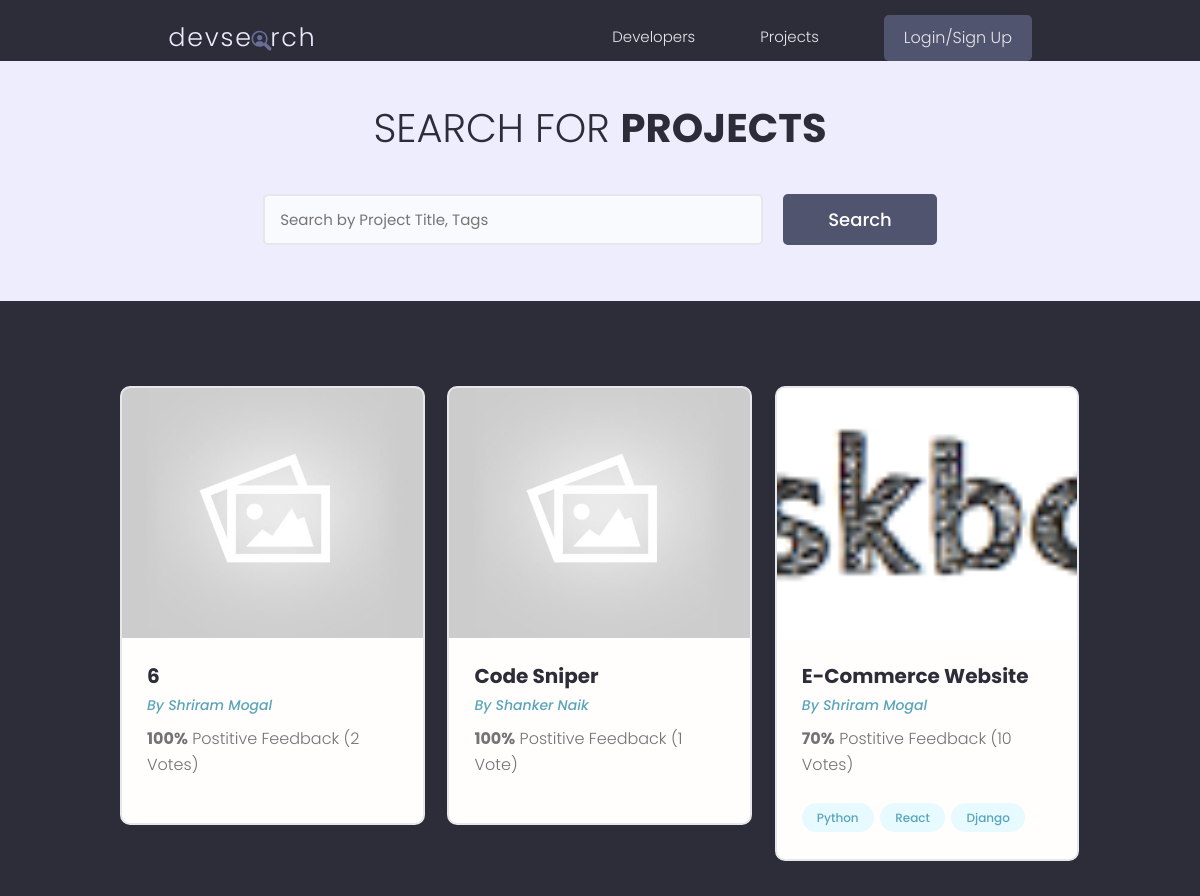
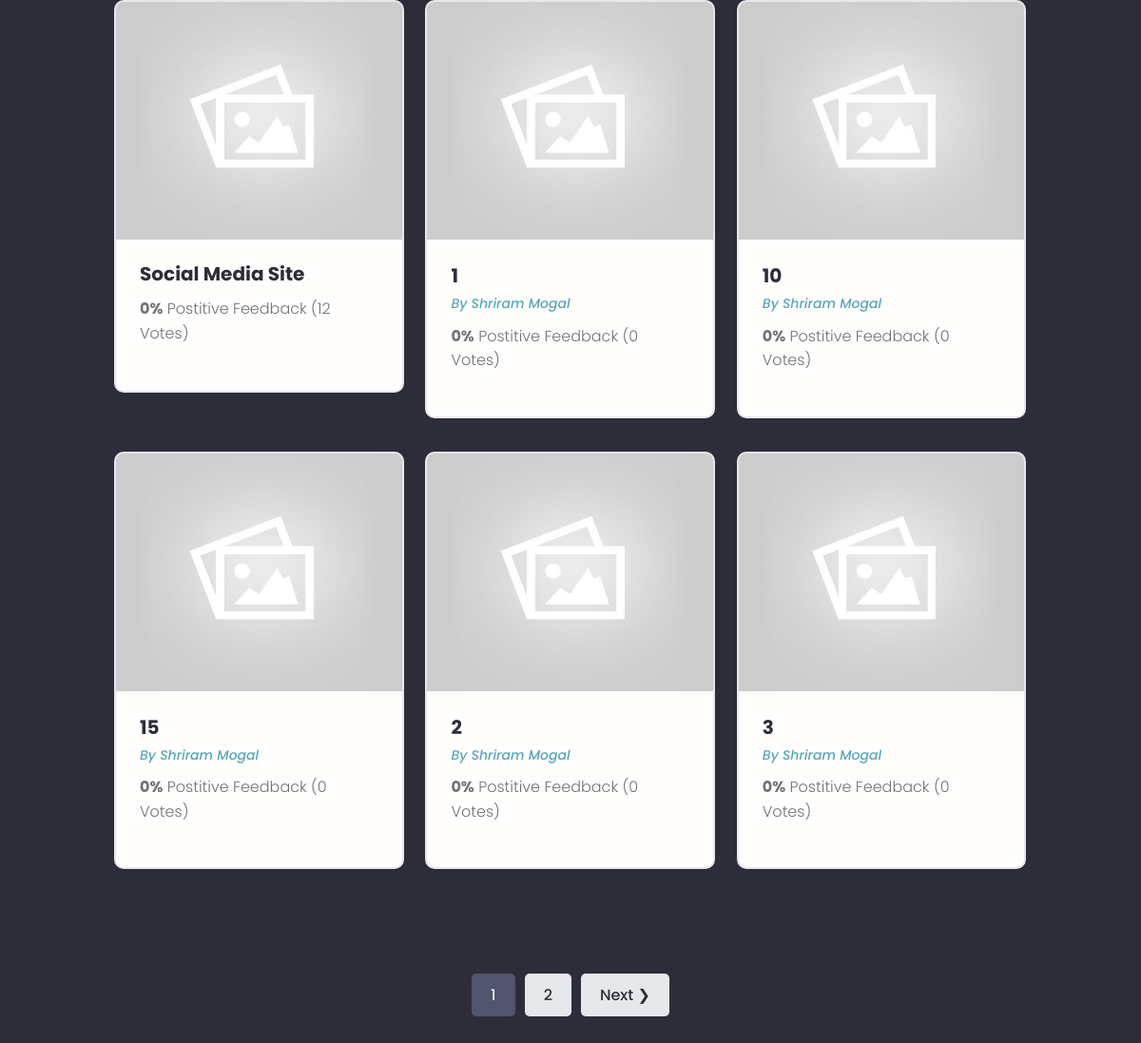
The app's page /projects/, older data (2 pictures, top to bottom).
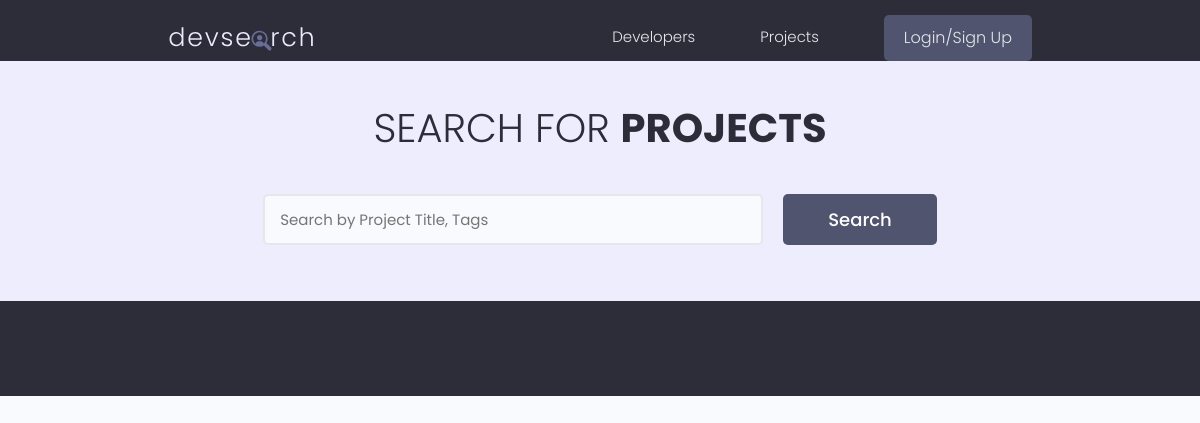
The same page, newer data.
### projects/models.py (models this page shows, shortened)
class Project(models.Model):
    title = models.CharField(max_length=200)
    owner = models.ForeignKey(Profile, blank=True, null=True, on_delete=models.SET_NULL)
    description = models.TextField(null=True, blank=True)
    demo_link = models.CharField(max_length=2000, null=True, blank=True)
    source_link =models.CharField(max_length=2000, null=True, blank=True)
    featured_image = models.ImageField(null= True, blank=True, default='default.jpg')
    tag = models.ManyToManyField(Tag, blank= True)
    vote_total = models.IntegerField(default=0, null= True, blank=True)
    vote_ratio = models.IntegerField(default=0, null= True, blank=True)
    created = models.DateTimeField(auto_now_add=True)
    id = models.UUIDField(default=uuid.uuid4, unique=True,
                                     primary_key=True, editable=False)
    class Meta:
        ordering = ["-vote_ratio", "-vote_total", "title"]  #highest rated project will be shown first

class Tag(models.Model):
    name = models.CharField(max_length=500)
    created = models.DateTimeField(auto_now_add=True)
    id = models.UUIDField(default=uuid.uuid4, unique=True,
                                     primary_key=True, editable=False)
    def __str__(self) -> str:
        return self.name

### users/models.py (models this page shows, shortened)
class Profile(models.Model):
    user = models.OneToOneField(User, on_delete=models.CASCADE, blank=True, null=True)
    name = models.CharField(max_length=200, blank=True, null=True)
    username = models.CharField(max_length=200, blank=True, null=True)
    email = models.EmailField(max_length=500, blank=True, null=True)
    short_intro = models.CharField(max_length=500, blank=True,null=True)
    intro = models.TextField(max_length=500, blank=True,null=True)
    profile_image = models.ImageField(
        null = True, blank= True, upload_to = 'profiles/',default='profiles/user-default.png')
    location = models.CharField(max_length=200, blank=True, null=True)
    social_github = models.CharField(max_length=200, blank=True, null=True)
    social_twitter = models.CharField(max_length=200, blank=True, null=True)
    social_linkedin = models.CharField(max_length=200, blank=True, null=True)
    social_website = models.CharField(max_length=200, blank=True, null=True)
    social_stackoverflow = models.CharField(max_length=200, blank=True, null=True)
    created = models.DateTimeField(auto_now_add=True)
    id = models.UUIDField(default=uuid.uuid4, unique=True,
                                     primary_key=True, editable=False)
    class Meta:
        ordering = ["created"]

### projects/views.py (the view)
# urls.py: path('projects/',views.getProjects,name='get-projects'),
def projects(request):
    projects, search_query =searchProjects(request)
    paginator, projects, custom_range = paginateProjects(request,projects)
    context = {"projects": projects, "search_query": search_query, "paginator": paginator, "custom_range": custom_range, "query_set": projects}
    return render(request,"projects/projects.html",context)

### projects/utils.py (called while the page is built)
def searchProjects(request):
    search_query = ""
    if request.GET.get("search_query"):
        search_query = request.GET.get("search_query")
    tags = Tag.objects.filter(name__icontains = search_query)
    projects = Project.objects.distinct().filter(
        Q(title__icontains = search_query) |
        Q(tag__in = tags)
        )
    return projects, search_query

def paginateProjects(request,projects):
    page = request.GET.get('page')
    results = 9
    paginator = Paginator(projects,results)
    try:
        if page == None:
            page=1
        projects = paginator.page(page)
    except PageNotAnInteger:
        page=1
        projects= paginator.page(page)
    except EmptyPage:
        page = paginator.num_pages
        projects=paginator.page(page)
    left_index = int(page)-1
    if left_index<1:
        left_index=1
    right_index = int(page)+1
    if right_index> paginator.num_pages:
        right_index = paginator.num_pages
    custom_range =range(left_index, right_index+1)
    return paginator, projects, custom_range

### projects/templates/projects/projects.html (shortened to what this page needs)
{% extends 'main.html' %} {% block content %}
<main class="projects">
    <section class="hero-section text-center">
      <div class="container container--narrow">
        <div class="hero-section__box">
          <h2>Search for <span>Projects</span></h2>
        </div>
        <div class="hero-section__search">
          <form class="form" action="" method="get">
            <div class="form__field">
              <input class="input input--text" id="formInput#search" type="text" name="search_query"
                placeholder="Search by Project Title, Tags" value="{{search_query}}" />
            </div>
            <input class="btn btn--sub btn--lg" type="submit" value="Search" />
          </form>
        </div>
      </div>
    </section>
    <section class="projectsList">
      <div class="container">
        <div class="grid grid--three">
            {% for project in projects %}
          <div class="column">
            <div class="card project">
              <a href="{%url 'project' project.id%}" class="project">
                <img class="project__thumbnail" src="{{project.featured_image.url}}" alt="project thumbnail" />
                <div class="card__body">
                  <h3 class="project__title">{{project.title}}</h3>
                  {%if project.owner.id %}
                  <p><a class="project__author" href="{% url 'user-profile' project.owner.id %}">By {{project.owner.name}}</a></p>
                  {%endif%}
                  <p class="project--rating">
                    <span style="font-weight: bold;">{{project.vote_ratio}}%</span> Postitive
                    Feedback ({{project.vote_total}} Vote{{project.vote_total| pluralize:'s'}})
                  </p>
                  <div class="project__tags">
                      {%for tag in project.tag.all%}
                    <span class="tag tag--pill tag--main">
                      <small>{{tag}}</small>
                    </span>
                    {%endfor%}
                  </div>
                </div>
              </a>
            </div>
          </div>
          {% endfor%}
        </div>
      </div>
    </section>
    {% include 'pagination.html' %}
{% endblock content %}

Row changes from the older to the newer data that the page shows:
removed Project: featured_image (placeholder picture), title "6", owner.name "Shriram Mogal", vote_ratio "100", vote_total "2", vote_total|pluralize "s"
removed Project: featured_image (placeholder picture), title "Code Sniper", owner.name "Shanker Naik", vote_ratio "100", vote_total "1"
removed Project: featured_image (picture), title "E-Commerce Website", owner.name "Shriram Mogal", vote_ratio "70", vote_total "10", vote_total|pluralize "s"
no longer on this page (row unchanged): Tag: name "Python"
no longer on this page (row unchanged): Tag: name "React"
no longer on this page (row unchanged): Tag: name "Django"
removed Project: featured_image (placeholder picture), title "Social Media Site", vote_ratio "0", vote_total "12", vote_total|pluralize "s"
removed Project: featured_image (placeholder picture), title "1", owner.name "Shriram Mogal", vote_ratio "0", vote_total "0", vote_total|pluralize "s"
removed Project: featured_image (placeholder picture), title "10", owner.name "Shriram Mogal", vote_ratio "0", vote_total "0", vote_total|pluralize "s"
removed Project: featured_image (placeholder picture), title "15", owner.name "Shriram Mogal", vote_ratio "0", vote_total "0", vote_total|pluralize "s"
removed Project: featured_image (placeholder picture), title "2", owner.name "Shriram Mogal", vote_ratio "0", vote_total "0", vote_total|pluralize "s"
removed Project: featured_image (placeholder picture), title "3", owner.name "Shriram Mogal", vote_ratio "0", vote_total "0", vote_total|pluralize "s"
Text that changed along with them:
list line gone: "1"
list line gone: "2"
text no longer shown: "Next ❯"
